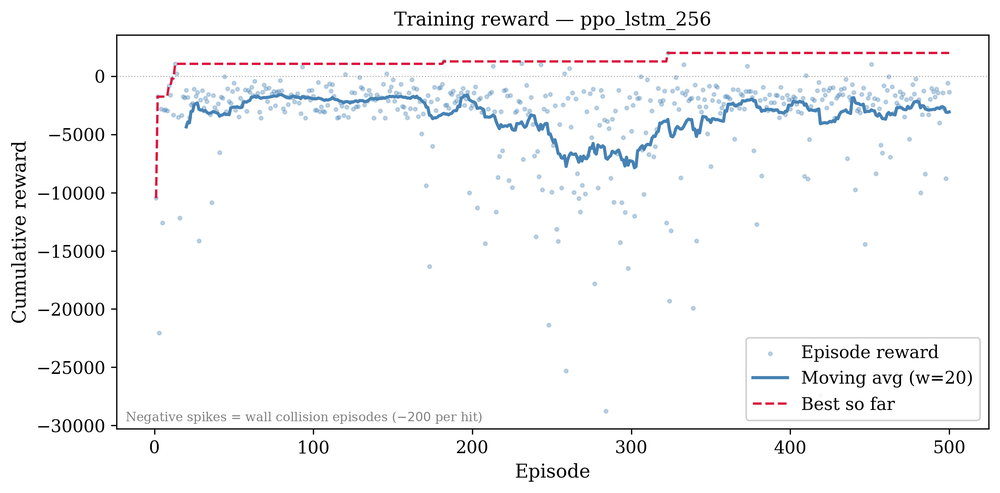
#> input picture training_logs/ppo_lstm_256_reward_curve.png, 1000 x 493 px, shrunk from 2659 x 1312 before the run
$ python plot_figures.py
#> lines starting #> are read from the running program, lines starting #| are printed output that depends on the picture
"""
combine_plots.py — Combines multiple plots into a single figure for the report.
Place all your PDF/PNG plots in the same directory and run this script.

Run:
  python combine_plots.py
"""

import matplotlib
matplotlib.use('Agg')
import matplotlib.pyplot as plt
import matplotlib.image as mpimg
import os

plt.rcParams.update({
    'font.family': 'serif',
    'savefig.dpi': 300,
    'savefig.bbox': 'tight',
})

# ── List your 10 plot files here in the order you want them ──────────────────
# Change filenames to match what you actually have in training_logs/
PLOTS = [
    ("training_logs/ppo_lstm_256_reward_curve.png",     "PPO+LSTM (h=256)"),
    ("training_logs/ppo_lstm_shaped_reward_curve.png",  "PPO+LSTM Shaped"),
    ("training_logs/ppo_gru_reward_curve.png",          "PPO GRU"),
    ("training_logs/ppo_lstm_tbptt_reward_curve.png",   "PPO LSTM TBPTT"),
    ("training_logs/ppo_gru_wall_hits.png",             "GRU Wall Hits"),
    ("training_logs/ppo_lstm_tbptt_wall_hits.png",      "TBPTT Wall Hits"),
    ("training_logs/ppo_gru_grad_norm.png",             "GRU Grad Norm"),
    ("training_logs/ppo_lstm_tbptt_grad_norm.png",      "TBPTT Grad Norm"),
    ("training_logs/comparison_all_runs.png",           "All Runs Comparison"),
]

# ── Layout: 2 columns x 5 rows ───────────────────────────────────────────────
NCOLS = 3
NROWS = 3

fig, axes = plt.subplots(NROWS, NCOLS, figsize=(16, 12))
axes = axes.flatten()

for i, (fpath, title) in enumerate(PLOTS):
    ax = axes[i]
    if os.path.exists(fpath):
        img = mpimg.imread(fpath)
#> img is the input picture: shape (493, 1000, 4) float32; mean R, G, B, A 0.968, 0.969, 0.973, 1
        ax.imshow(img)
        ax.set_title(title, fontsize=11, fontweight='bold', pad=6)
    else:
        ax.text(0.5, 0.5, f"File not found:\n{fpath}",
                ha='center', va='center',
                transform=ax.transAxes,
                fontsize=9, color='red')
        ax.set_title(title, fontsize=11, fontweight='bold', pad=4)
    ax.axis('off')

plt.suptitle("Training Results",
             fontsize=14, fontweight='bold', y=1.005)

plt.tight_layout(h_pad=2.0, w_pad=1.5)
plt.savefig("combined_plots.pdf", bbox_inches='tight')
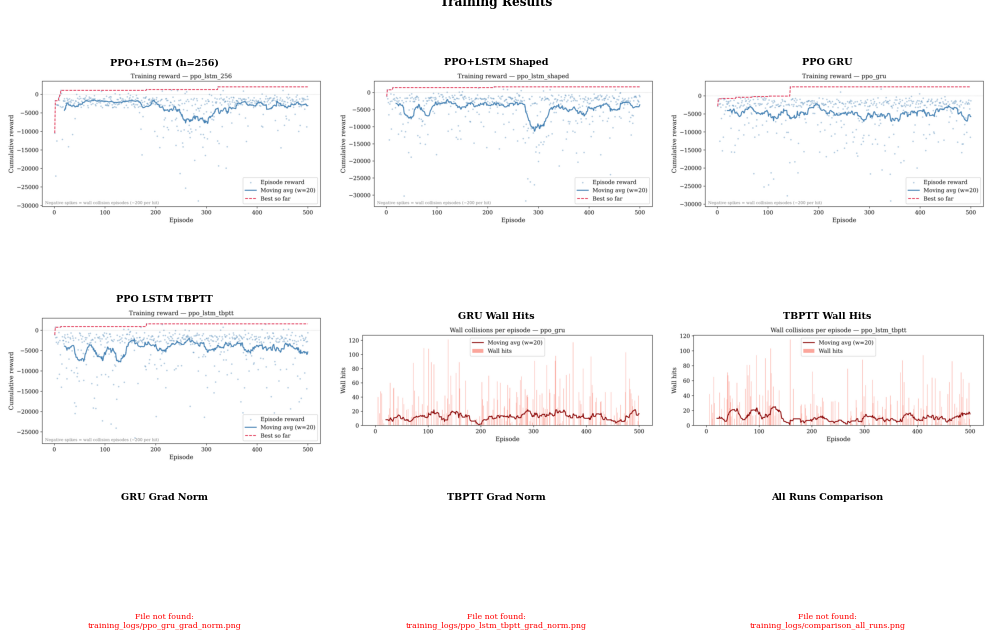
#> figure drawn by matplotlib, 6 panels
plt.savefig("combined_plots.png", bbox_inches='tight')
print("Saved: combined_plots.pdf and combined_plots.png")
plt.close()
